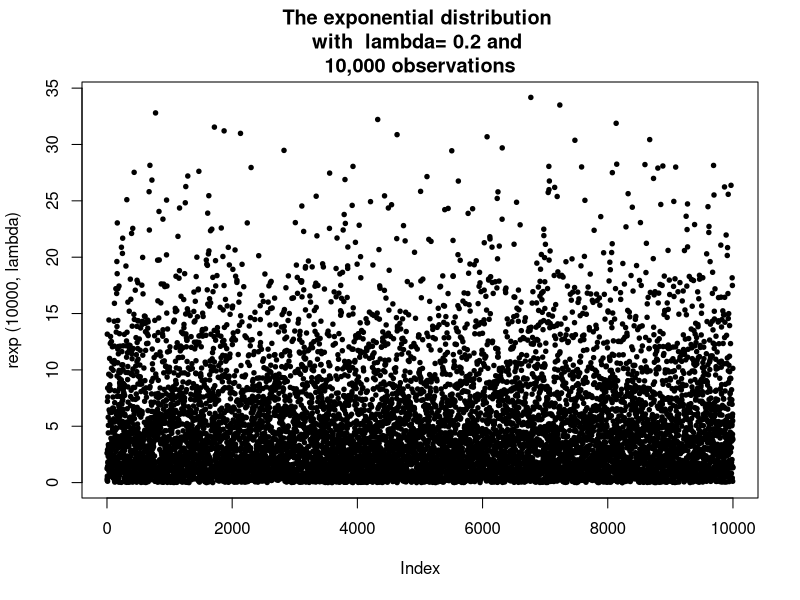
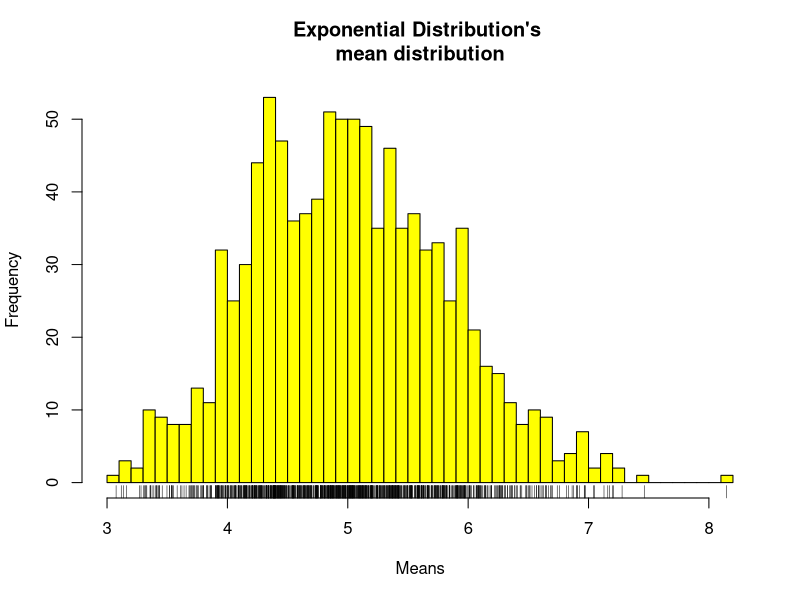
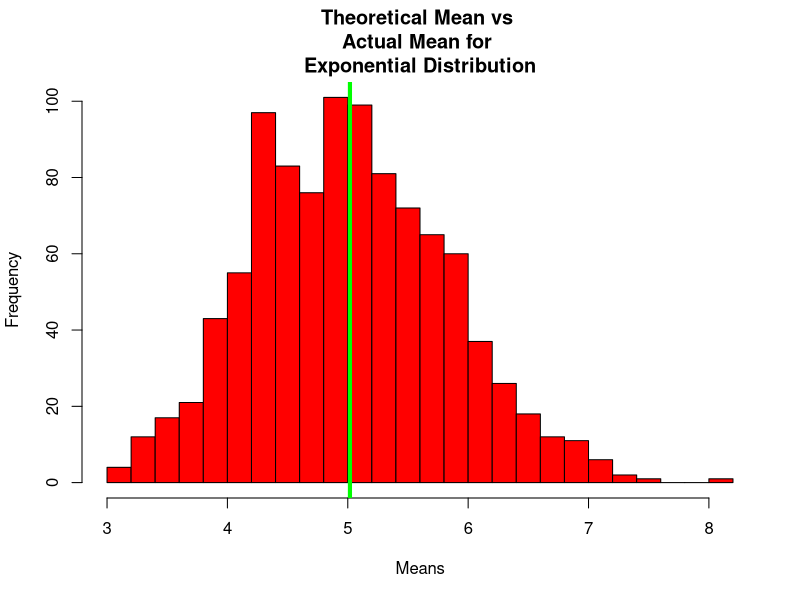
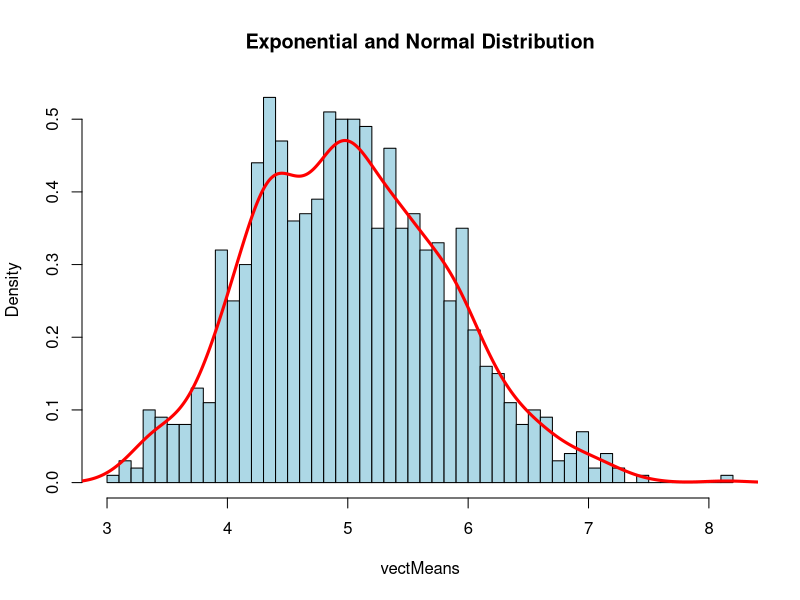

Generate these figures, in order, with R:
## ---- chunk 1
echo = TRUE  # Make code always visible
options(scipen = 1)  # Turn off scientific notations for numbers
lambda = 0.2 # setting the laambda parameter as per assignment statement
noExp = 40 # number of exponentials
noSim = 1000 # 10k simulations
# Generating and plotting Exponential Distribution
dsExp = rexp (10000, lambda)

# Exponential Distribution mean calculation
vectMeans = NULL
for (i in 1:noSim) vectMeans = c (vectMeans, mean (rexp(noExp, lambda)))
## ---- chunk 2
# 5.1 Generating and plotting Exponential Distribution
print (paste ("Actual and Theoretical means are", round(mean(vectMeans),2), round (1/lambda, 2)))
# 5.2 Sample Variance versus Theoretical Variance
print (paste ("Actual and Theoretical Variances are", var(vectMeans), "((1/",lambda,")^2)/",noExp,"=",(((1/lambda)^2)/noExp)))
## ---- chunk 3
p=plot (dsExp, pch=19, cex=0.6, 
      main=paste("The exponential distribution \nwith ",
        "lambda=",lambda,"and \n10,000 observations",sep=" "),
      ylab="rexp (10000, lambda)")

q=hist (vectMeans, col="yellow", 
      main="Exponential Distribution's \nmean distribution", 
      breaks = 40, xlab="Means")
q=rug (vectMeans)
## ---- chunk 4
r=hist(vectMeans, col="red", 
     main="Theoretical Mean vs \nActual Mean for \nExponential Distribution",
     breaks=20, xlab="Means")
r=abline(v=mean(vectMeans), lwd="4", col="green")

s=hist(vectMeans, prob=TRUE, col="lightblue", main="Exponential and Normal Distribution", breaks=40)
s=lines(density(vectMeans), lwd=3, col="red", xlab="Means")
